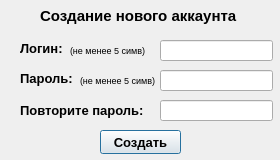
<?xml version="1.0" encoding="UTF-8"?>
<ui version="4.0">
 <class>Registration_window</class>
 <widget class="QDialog" name="Registration_window">
  <property name="geometry">
   <rect>
    <x>0</x>
    <y>0</y>
    <width>280</width>
    <height>160</height>
   </rect>
  </property>
  <property name="minimumSize">
   <size>
    <width>280</width>
    <height>160</height>
   </size>
  </property>
  <property name="maximumSize">
   <size>
    <width>280</width>
    <height>160</height>
   </size>
  </property>
  <property name="windowTitle">
   <string>Регистрация</string>
  </property>
  <widget class="QLabel" name="label">
   <property name="geometry">
    <rect>
     <x>40</x>
     <y>0</y>
     <width>211</width>
     <height>31</height>
    </rect>
   </property>
   <property name="font">
    <font>
     <pointsize>11</pointsize>
     <bold>true</bold>
    </font>
   </property>
   <property name="text">
    <string>Создание нового аккаунта</string>
   </property>
  </widget>
  <widget class="QLabel" name="login_label">
   <property name="geometry">
    <rect>
     <x>20</x>
     <y>40</y>
     <width>51</width>
     <height>16</height>
    </rect>
   </property>
   <property name="font">
    <font>
     <pointsize>10</pointsize>
     <bold>true</bold>
    </font>
   </property>
   <property name="text">
    <string>Логин:</string>
   </property>
  </widget>
  <widget class="QLabel" name="pasword_label">
   <property name="geometry">
    <rect>
     <x>20</x>
     <y>70</y>
     <width>61</width>
     <height>16</height>
    </rect>
   </property>
   <property name="font">
    <font>
     <pointsize>10</pointsize>
     <bold>true</bold>
    </font>
   </property>
   <property name="text">
    <string>Пароль:</string>
   </property>
  </widget>
  <widget class="QLabel" name="rep_pasw_label">
   <property name="geometry">
    <rect>
     <x>20</x>
     <y>100</y>
     <width>131</width>
     <height>21</height>
    </rect>
   </property>
   <property name="font">
    <font>
     <pointsize>10</pointsize>
     <bold>true</bold>
    </font>
   </property>
   <property name="text">
    <string>Повторите пароль:</string>
   </property>
  </widget>
  <widget class="QPushButton" name="create_btn">
   <property name="geometry">
    <rect>
     <x>100</x>
     <y>130</y>
     <width>81</width>
     <height>24</height>
    </rect>
   </property>
   <property name="font">
    <font>
     <pointsize>10</pointsize>
     <bold>true</bold>
    </font>
   </property>
   <property name="text">
    <string>Создать</string>
   </property>
  </widget>
  <widget class="QLineEdit" name="login_line">
   <property name="geometry">
    <rect>
     <x>160</x>
     <y>40</y>
     <width>113</width>
     <height>21</height>
    </rect>
   </property>
  </widget>
  <widget class="QLineEdit" name="pasword_line">
   <property name="geometry">
    <rect>
     <x>160</x>
     <y>70</y>
     <width>113</width>
     <height>21</height>
    </rect>
   </property>
  </widget>
  <widget class="QLineEdit" name="rep_pasw_line">
   <property name="geometry">
    <rect>
     <x>160</x>
     <y>100</y>
     <width>113</width>
     <height>21</height>
    </rect>
   </property>
  </widget>
  <widget class="QLabel" name="log_label_2">
   <property name="geometry">
    <rect>
     <x>70</x>
     <y>40</y>
     <width>81</width>
     <height>20</height>
    </rect>
   </property>
   <property name="font">
    <font>
     <pointsize>7</pointsize>
    </font>
   </property>
   <property name="text">
    <string>(не менее 5 симв)</string>
   </property>
  </widget>
  <widget class="QLabel" name="pass_label_2">
   <property name="geometry">
    <rect>
     <x>80</x>
     <y>70</y>
     <width>81</width>
     <height>20</height>
    </rect>
   </property>
   <property name="font">
    <font>
     <pointsize>7</pointsize>
    </font>
   </property>
   <property name="text">
    <string>(не менее 5 симв)</string>
   </property>
  </widget>
 </widget>
 <resources/>
 <connections/>
</ui>
